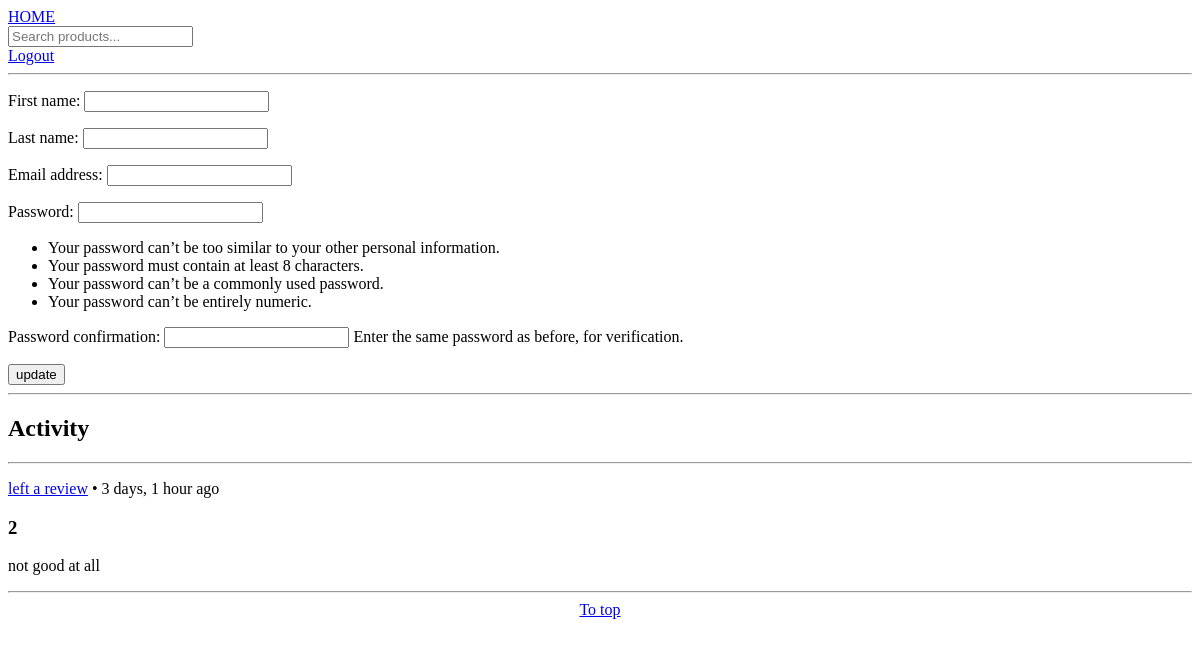
/profile/ (signed in), run on an earlier commit of the app's database.
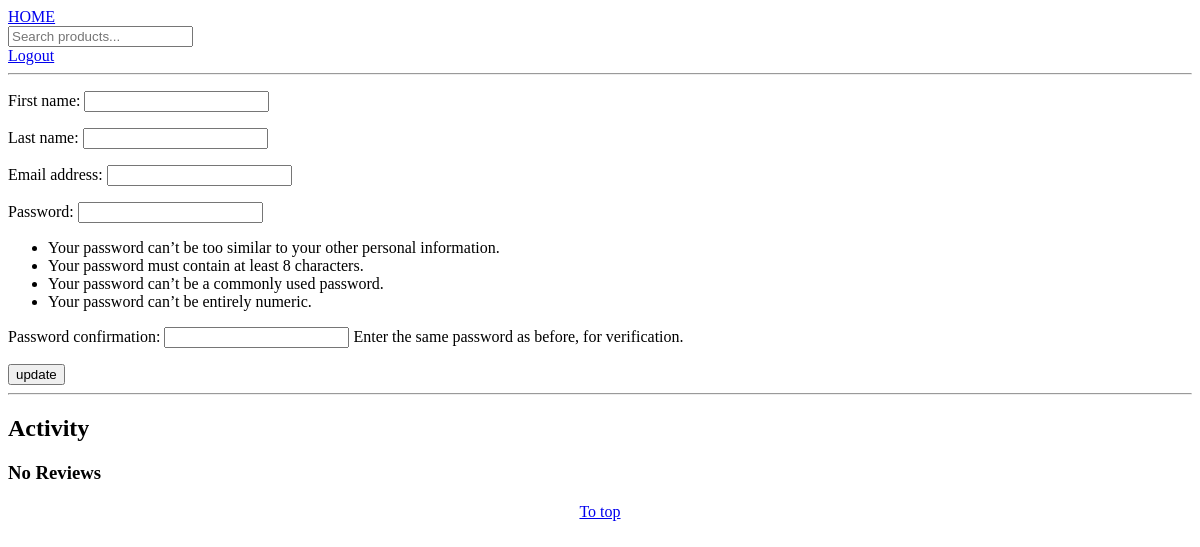
And on a later commit of the database.
### base/models.py (models this page shows)
class Review(models.Model):
    review_id = models.UUIDField(primary_key=True, default=uuid.uuid4, editable=False)
    user_id = models.ForeignKey(User, on_delete=models.PROTECT)
    product_ID = models.ForeignKey(Clothing, on_delete=models.CASCADE)
    is_active = models.BooleanField(default=True)
    verified = models.BooleanField()
    title = models.CharField(null=False, max_length=50)
    description_review = models.TextField(null=False, max_length=1000)
    stars = models.IntegerField(null=False, validators=[MaxValueValidator(5), MinValueValidator(0)])
    updated = models.DateTimeField(auto_now=True)
    created = models.DateTimeField(auto_now_add=True)

### base/views.py (the view)
# urls.py: path('profile/', views.user_profile, name='profile'),
@login_required(login_url='login')
def user_profile(request):
    update_detail = UpdateForm()
    user = User.objects.get(username=request.user)
    try:
        reviews = Review.objects.filter(user_id=user.id)
        reviews = list(reviews)
    except Review.DoesNotExist:
        reviews = None
    context = {'user_profile': user,
        'update_detail': update_detail,
        'reviews': reviews}
    if request.method == 'POST':
        first_name = request.POST.get('first_name') if request.POST.get('first_name') != "" else None
        last_name = request.POST.get('last_name') if request.POST.get('last_name') != "" else None
        email = request.POST.get('email') if request.POST.get('email') != "" else None
        if email:
            if '@' not in email or '.' not in email:
                messages.warning(request, 'invalid email address')
                return render(request, 'user_profile.html', context)
        if request.POST.get('password1') != "" and request.POST.get('password2') != "":
            password1 = request.POST.get('password1')
            password2 = request.POST.get('password2')
            if password1 != password2:
                messages.warning(request, 'invalid password - passwords must match')
                return render(request, 'user_profile.html', context)
            else:
                user.password = password1
        if first_name != None:
            user.first_name = first_name
        if last_name != None:
            user.last_name = last_name
        if email != None:
            user.email = email
        user.save()
        return render(request, 'user_profile.html', context)
    else:
        return render(request, 'user_profile.html', context)

### base/forms.py
class UpdateForm(UserCreationForm):
    class Meta:
        model = User
        fields = ['first_name', 'last_name', 'email']
    def __init__(self, *args, **kwargs):
        super().__init__(*args, **kwargs)
        self.fields['first_name'].required = False
        self.fields['last_name'].required = False
        self.fields['email'].required = False
        self.fields['password1'].required = False
        self.fields['password2'].required = False

### templates/user_profile.html (shortened to what this page needs)
{% extends 'base.html' %}
{% block content %}
    <div class="container">
        <div class="right-side">
            <form method="POST" action="">
                {{ update_detail.as_p }}
                <input type="submit" value="update">
            </form>
            <hr>
            <h2>Activity</h2>
                {% if reviews|length >= 1 %}
                    {% for item in reviews %}
                        <hr>
                         <p><a href="/product/{{ item.product_ID_id }}#reviews">left a review</a> • {{ item.updated|timesince }} ago</p>
                        <h3>{{ item.stars }}</h3>
                        <p>{{ item.description_review }}</p>
                        <hr>
                    {% endfor %}
                {% else %}
                    <h3>No Reviews</h3>
                {% endif %}
        </div>
    </div>
{% endblock %}

### templates/base.html (shortened to what this page needs)
<!DOCTYPE html>
<html lang="en">
    <head>
    </head>
    <body>
        {% include 'navbar.html' %}
        {% block content %}
        {% endblock %}
        <div class="footer">
            <a href="#top">To top</a>
        </div>
    </body>
</html>

### templates/navbar.html
<div id="top" class="navbar" style="position:sticky">
    <a href="http://127.0.0.1:8000/home">HOME</a>
    <form method="GET" action="{% url 'home' %}">
        <input type="text" name="q" placeholder="Search products...">
    </form>
    {% if request.user.is_authenticated %}
        <a href="{% url 'logout' %}">Logout</a>
    {% else %}
        <a href="{% url 'login' %}">Login</a>
    {% endif %}
    <hr>
</div>

### templates/base.html (style rules this page uses)
html { scroll-behavior: smooth; }
.footer { text-align: center; }

What changed in the data, as far as the page shows it:
removed Review: updated "3 days, 1 hour", stars "2", description_review "not good at all"
Also different on the page:
text now shown: "No Reviews"
